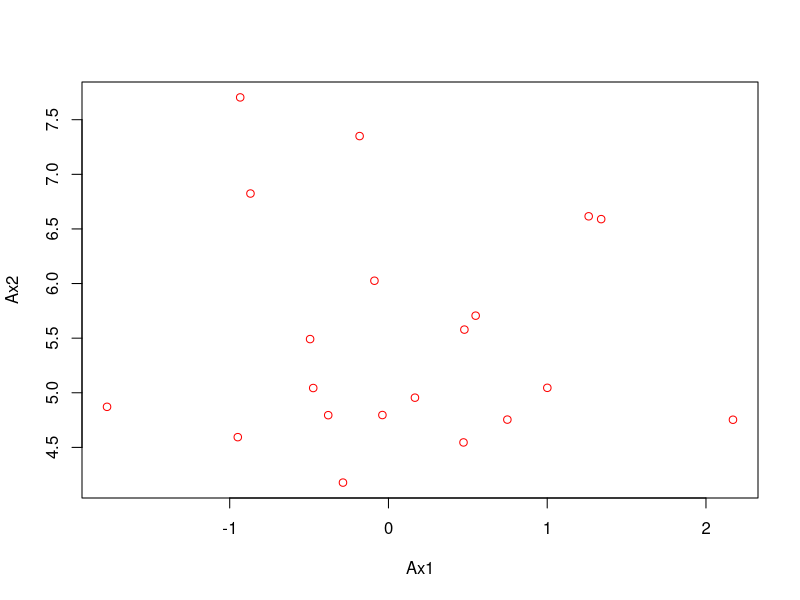
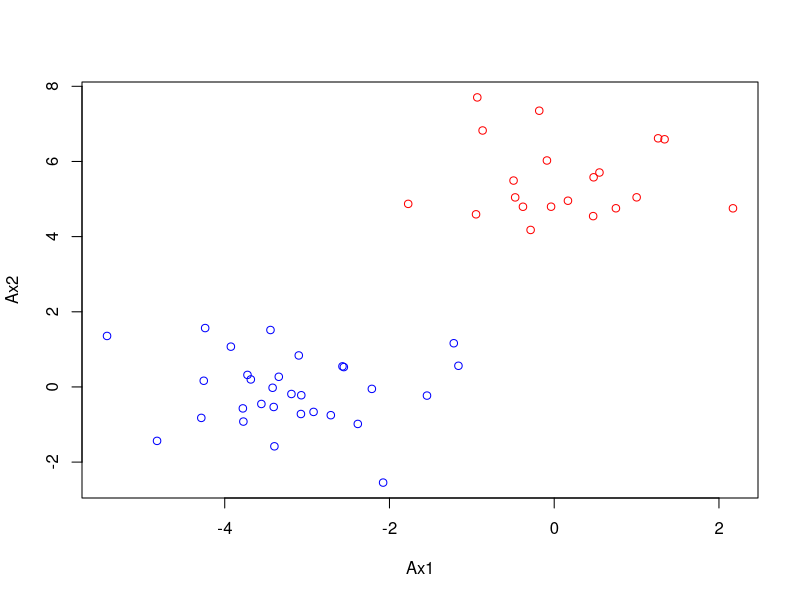

These figures' R source, in order: (Note: this script raises an error after producing the figures.)
setwd("~/workspace/R/")

## nosso perceptron

# pontos representam cancer em uma amostra de laboratório
Ax1 = rnorm(20, 0, 1)
Ax2 = rnorm(20, 5, 1)
A = cbind(Ax1, Ax2)
plot(A, col='red')

# normal
Bx1 = rnorm(30, -3, 1)
Bx2 = rnorm(30, 0, 1)
B = cbind(Bx1, Bx2)

plot(rbind(A, B), type = "n")
points(A, col="red")
points(B, col="blue")
abline(b, a)
abline(1.8, -1, lwd=2)

### salvando os dados para ficarem fixos
write.table(A, "./data/classe-A.txt", sep = "\t", row.names = FALSE, quote = FALSE)
write.table(B, "./data/classe-B.txt", sep = "\t", row.names = FALSE, quote = FALSE)

## x é vetor
perceptron = function(x1, x2, w0, w1, w2){
  valor = w0 + w1*x1 + w2*x2
  if(valor > 0){return(1)} else {return(0)}
}

a = -1; b=1.8
## a = -1; b=1.8 ## parâmetros sairam de abline(1.8, -1, lwd=2)
## perceptron(1.3264277, 2.729110, -b, a, 1)

### calculando os erros, A é a classe 1 ou vermelho ou acima da reta
for(i in 1:dim(A)[1]){
  resultado = perceptron(A[i,1], A[i,2], -b, -a, 1)
  print(resultado)
}

### calculando os erros, B é a classe 0 ou azul abaixo da reta
for(i in 1:dim(B)[1]){
  resultado = perceptron(B[i,1], B[i,2], -b, -a, 1)
  print(resultado)
}

### tudo certo daqui pra cima e testado

## parametrizar "genérico" em termos de w's para mais tarde fazer "for"
w0 = -b
w1 = -a
w2 = +1

### checando se sabemos contar erros (é o mesmo que erro médio quadratico)
erro = 0
for(i in 1:dim(B)[1]){
  predicao = perceptron(B[i,1], B[i,2], w0, w1, w2)
  erro = erro + (predicao != 0) ## se alguém não 0 "fala que errou"
}
for(i in 1:dim(A)[1]){
  predicao = perceptron(A[i,1], A[i,2], w0, w1, w2)
  erro = erro + (predicao != 1) ## se alguém não 1 "contabiliza que errou"
}


## não errou nenhum, agora adicionando um erro 
teste = c(0,0) ## colocar o valor (0,0) em uma classe errada, se colocar isso na classe do A
A = rbind(A, teste) # coloquei um ponto (0,0) na classe A que é toda acima da reta
tail(A)

### funcionou agora, acusou que tem 1 erro, agora voltar o A novamente
A = A[1:20,] ### faz o A voltar como estava abandonando o último elemento colocado

## tudo em uma função agora
erro = function(A, B, w0, w1, w2){
  erro = 0
  for(i in 1:dim(B)[1]){
    predicao = perceptron(B[i,1], B[i,2], w0, w1, w2)
    erro = erro + (predicao != 0) ## se alguém não 0 "fala que errou"
  }
  for(i in 1:dim(A)[1]){
    predicao = perceptron(A[i,1], A[i,2], w0, w1, w2)
    erro = erro + (predicao != 1) ## se alguém não 1 "contabiliza que errou"
  }
  return(erro)
}

erro(A, B, -1.2, 1 ,1)

## abline(-1.6, -1) uma reta abaixo que produz erros
## se entrar com esses parametros para o perceptron detectar 
## ele vai ter que dizer que há dois erros
b = 1.6; a= 1
erro(A, B, -b, -a ,1)

### agora faz uma reta horizontal dando erro = 1
plot(rbind(A, B), type = "n")
points(A, col="red")
points(B, col="blue")
abline(b, a)

## faz outra reta separadora
b = 2; a = 0
erro(A, B, -b, -a ,1)

## Calculo do erro de outra forma
erro = function(A, B, w0, w1, w2){
  s = 0 ## vai guardar a soma dos erros
  n = dim(B)[1]  ## tamanho do B
  valorCorreto = 1 ## Código da Classe B
  for(i in 1:n){
    predicao = perceptron(B[i,1], B[i,2], w0, w1, w2)
    s = s + (valorCorreto - predicao)^2 ## se alguém não 0 "fala que errou"
  }
  n = dim(A)[1]  ## tamanho do A
  valorCorreto = 0 ## Código da Classe A
  for(i in 1:n){
    predicao = perceptron(A[i,1], A[i,2], w0, w1, w2)
    s = s + (valorCorreto - predicao)^2 ## se alguém não 1 "contabiliza que errou"
  }
  return(s)
}

### uma vez que temos uma função que mede os erros que funciona podemos partir para o aprendizado
plot(rbind(A, B), type = "n")
points(A, col="red")
points(B, col="blue")

erros = NULL
for(w0 in  seq(0.1, -3) ){
  for(w1 in  seq(0.2, 2) ){
    for(w2 in  seq(0.2, 3) ){
      E = erro(A, B, w0, w1, w2)
      erros = c(erros, E)
      # a = -1; b=1.8 ## vou variar em trono dessa reta para não procurar feito louco em todo lugar {:^)}
      abline(-w0/w2, -w1/w2)
    }
  }
}


